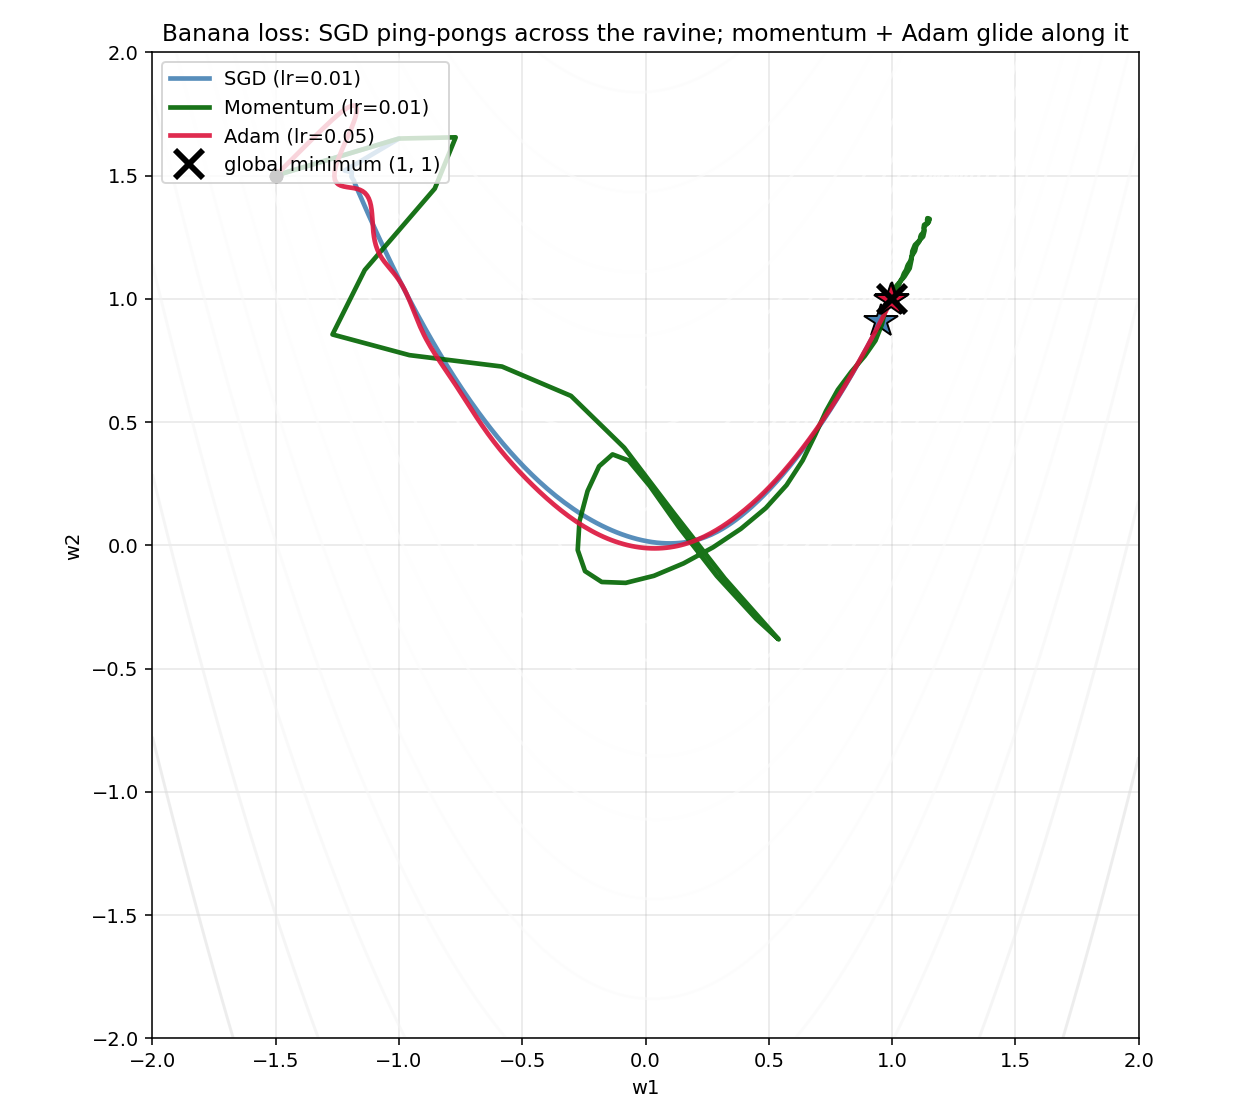

Here is the Python script that generated this plot:
"""SGD vs Momentum vs Adam trajectories on a 2D banana loss surface.

Output: diagram_optimizer_paths.png
"""

import numpy as np
import matplotlib.pyplot as plt

from from_scratch import SGD, Momentum, Adam, banana_loss, race


def main():
    paths = {
        "SGD (lr=0.01)":      race(SGD,      lr=0.01, n_steps=600),
        "Momentum (lr=0.01)": race(Momentum, lr=0.01, n_steps=600),
        "Adam (lr=0.05)":     race(Adam,     lr=0.05, n_steps=600),
    }
    colors = {"SGD (lr=0.01)": "steelblue",
              "Momentum (lr=0.01)": "darkgreen",
              "Adam (lr=0.05)": "crimson"}

    grid = np.linspace(-2.0, 2.0, 200)
    X, Y = np.meshgrid(grid, grid)
    Z = np.zeros_like(X)
    for i in range(X.shape[0]):
        for j in range(X.shape[1]):
            Z[i, j] = banana_loss(np.array([X[i, j], Y[i, j]]))

    fig, ax = plt.subplots(figsize=(9, 8))
    ax.contour(X, Y, Z, levels=np.logspace(-2, 3, 25), cmap="Greys", alpha=0.5)
    for name, path in paths.items():
        ax.plot(path[:, 0], path[:, 1], "-", color=colors[name], lw=2.4,
                label=name, alpha=0.9)
        ax.plot(*path[0], "ko")
        ax.plot(*path[-1], marker="*", markersize=18, color=colors[name],
                markeredgecolor="black")

    ax.plot(1, 1, "x", color="black", markersize=14, mew=3,
            label="global minimum (1, 1)")
    ax.set_xlabel("w1")
    ax.set_ylabel("w2")
    ax.set_title("Banana loss: SGD ping-pongs across the ravine; momentum + Adam glide along it")
    ax.set_aspect("equal")
    ax.legend(loc="upper left")
    ax.set_xlim(-2.0, 2.0)
    ax.set_ylim(-2.0, 2.0)
    ax.grid(alpha=0.3)

    fig.tight_layout()
    fig.savefig("diagram_optimizer_paths.png", dpi=140)
    print("wrote diagram_optimizer_paths.png")


if __name__ == "__main__":
    main()
